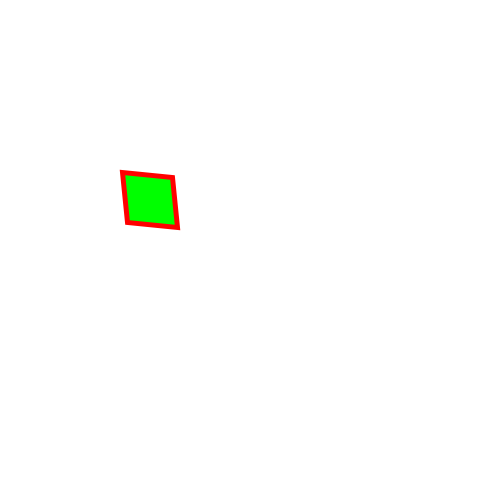
Frame 1 (no input)
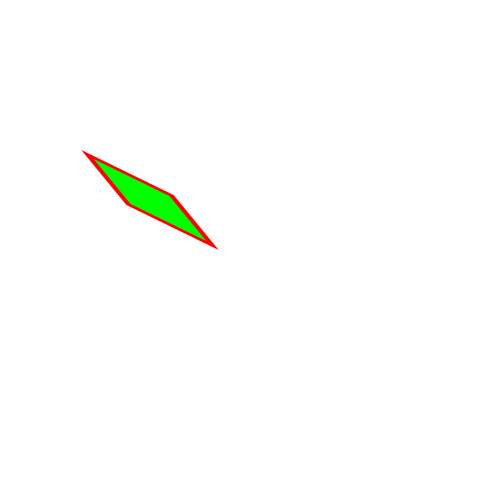
Frame 60 (the mouse pressed at the canvas centre just before this capture)
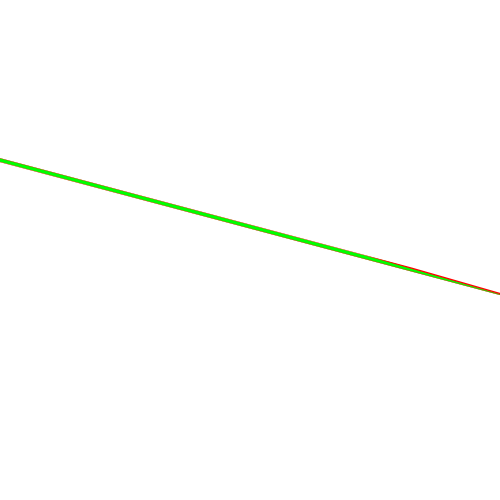
Frame 120 (the mouse held since frame 60 and released just before this capture)

The Processing sketch that drew these frames (run headless with seeded random() and noise(); from frame 60 on, the mouse is pressed at the canvas centre):

// Processing sketch: Shear
// ── Shear.pde
float shX;
float shY;
float scale;
void setup(){
  size(500,500);
  shX=0.1;
  shY=0.1;
  scale=0.1;
  fill(0,255,0);
  stroke(255,0,0);
  strokeWeight(5);
  rectMode(CENTER);
}

void draw(){
  background(255);
  pushMatrix();
  translate(150,200);
  shearX(shX);
  shearY(shY);
  //scale(scale);
  rect(0,0,50,50);
  popMatrix();
  //scale+=0.1;
  shX+=0.01;
  shY+=0.01;
}
